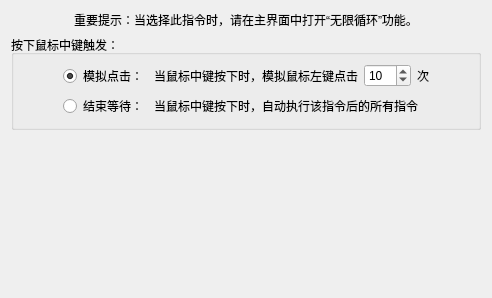
       <widget class="QWidget" name="tab_8">
        <attribute name="title">
         <string>中键激活</string>
        </attribute>
        <layout class="QVBoxLayout" name="verticalLayout_11">
         <item>
          <widget class="QLabel" name="label_30">
           <property name="sizePolicy">
            <sizepolicy hsizetype="Preferred" vsizetype="Fixed">
             <horstretch>0</horstretch>
             <verstretch>0</verstretch>
            </sizepolicy>
           </property>
           <property name="frameShadow">
            <enum>QFrame::Shadow::Plain</enum>
           </property>
           <property name="lineWidth">
            <number>1</number>
           </property>
           <property name="text">
            <string>重要提示：当选择此指令时，请在主界面中打开“无限循环”功能。</string>
           </property>
           <property name="textFormat">
            <enum>Qt::TextFormat::PlainText</enum>
           </property>
           <property name="alignment">
            <set>Qt::AlignmentFlag::AlignCenter</set>
           </property>
           <property name="wordWrap">
            <bool>false</bool>
           </property>
          </widget>
         </item>
         <item>
          <widget class="QGroupBox" name="groupBox_23">
           <property name="title">
            <string>按下鼠标中键触发：</string>
           </property>
           <layout class="QGridLayout" name="gridLayout_60" columnstretch="0,0,0,0">
            <item row="0" column="2">
             <layout class="QHBoxLayout" name="horizontalLayout_7" stretch="1,0,1">
              <item>
               <widget class="QLabel" name="label_27">
                <property name="text">
                 <string>当鼠标中键按下时，模拟鼠标左键点击</string>
                </property>
                <property name="alignment">
                 <set>Qt::AlignmentFlag::AlignLeading|Qt::AlignmentFlag::AlignLeft|Qt::AlignmentFlag::AlignVCenter</set>
                </property>
                <property name="wordWrap">
                 <bool>false</bool>
                </property>
               </widget>
              </item>
              <item>
               <widget class="QSpinBox" name="spinBox_3">
                <property name="minimum">
                 <number>1</number>
                </property>
                <property name="maximum">
                 <number>999</number>
                </property>
                <property name="value">
                 <number>10</number>
                </property>
               </widget>
              </item>
              <item>
               <widget class="QLabel" name="label_28">
                <property name="text">
                 <string>次</string>
                </property>
                <property name="alignment">
                 <set>Qt::AlignmentFlag::AlignLeading|Qt::AlignmentFlag::AlignLeft|Qt::AlignmentFlag::AlignVCenter</set>
                </property>
               </widget>
              </item>
             </layout>
            </item>
            <item row="0" column="0">
             <spacer name="horizontalSpacer">
              <property name="orientation">
               <enum>Qt::Orientation::Horizontal</enum>
              </property>
              <property name="sizeHint" stdset="0">
               <size>
                <width>40</width>
                <height>20</height>
               </size>
              </property>
             </spacer>
            </item>
            <item row="1" column="1">
             <widget class="QRadioButton" name="radioButton_zi">
              <property name="layoutDirection">
               <enum>Qt::LayoutDirection::LeftToRight</enum>
              </property>
              <property name="text">
               <string>结束等待：</string>
              </property>
             </widget>
            </item>
            <item row="1" column="2">
             <widget class="QLabel" name="label_29">
              <property name="text">
               <string>当鼠标中键按下时，自动执行该指令后的所有指令</string>
              </property>
              <property name="alignment">
               <set>Qt::AlignmentFlag::AlignLeading|Qt::AlignmentFlag::AlignLeft|Qt::AlignmentFlag::AlignVCenter</set>
              </property>
              <property name="wordWrap">
               <bool>false</bool>
              </property>
             </widget>
            </item>
            <item row="0" column="1">
             <widget class="QRadioButton" name="radioButton">
              <property name="layoutDirection">
               <enum>Qt::LayoutDirection::LeftToRight</enum>
              </property>
              <property name="text">
               <string>模拟点击：</string>
              </property>
              <property name="checked">
               <bool>true</bool>
              </property>
             </widget>
            </item>
            <item row="1" column="0">
             <spacer name="horizontalSpacer_2">
              <property name="orientation">
               <enum>Qt::Orientation::Horizontal</enum>
              </property>
              <property name="sizeHint" stdset="0">
               <size>
                <width>40</width>
                <height>20</height>
               </size>
              </property>
             </spacer>
            </item>
            <item row="0" column="3">
             <spacer name="horizontalSpacer_11">
              <property name="orientation">
               <enum>Qt::Orientation::Horizontal</enum>
              </property>
              <property name="sizeHint" stdset="0">
               <size>
                <width>40</width>
                <height>20</height>
               </size>
              </property>
             </spacer>
            </item>
            <item row="1" column="3">
             <spacer name="horizontalSpacer_12">
              <property name="orientation">
               <enum>Qt::Orientation::Horizontal</enum>
              </property>
              <property name="sizeHint" stdset="0">
               <size>
                <width>40</width>
                <height>20</height>
               </size>
              </property>
             </spacer>
            </item>
           </layout>
          </widget>
         </item>
         <item>
          <spacer name="verticalSpacer_9">
           <property name="orientation">
            <enum>Qt::Orientation::Vertical</enum>
           </property>
           <property name="sizeHint" stdset="0">
            <size>
             <width>20</width>
             <height>157</height>
            </size>
           </property>
          </spacer>
         </item>
        </layout>
       </widget>
